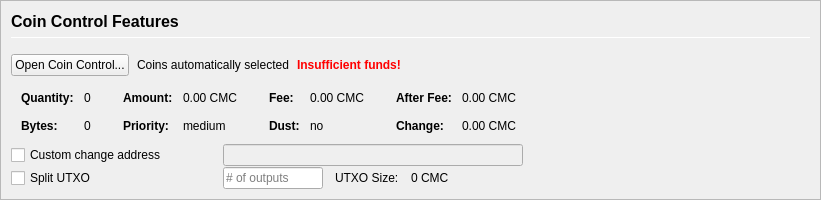
         <widget class="QFrame" name="frameCoinControl">
          <property name="sizePolicy">
           <sizepolicy hsizetype="Expanding" vsizetype="Expanding">
            <horstretch>0</horstretch>
            <verstretch>0</verstretch>
           </sizepolicy>
          </property>
          <property name="maximumSize">
           <size>
            <width>16777215</width>
            <height>16777215</height>
           </size>
          </property>
          <property name="frameShape">
           <enum>QFrame::StyledPanel</enum>
          </property>
          <property name="frameShadow">
           <enum>QFrame::Sunken</enum>
          </property>
          <layout class="QVBoxLayout" name="verticalLayoutCoinControl2">
           <property name="spacing">
            <number>0</number>
           </property>
           <property name="leftMargin">
            <number>0</number>
           </property>
           <property name="topMargin">
            <number>0</number>
           </property>
           <property name="rightMargin">
            <number>0</number>
           </property>
           <property name="bottomMargin">
            <number>0</number>
           </property>
           <item>
            <widget class="QFrame" name="frameCoinControl_BG">
             <layout class="QVBoxLayout" name="verticalLayoutCoinControl" stretch="0,0,0,0,0,0">
              <property name="spacing">
               <number>1</number>
              </property>
              <property name="leftMargin">
               <number>10</number>
              </property>
              <property name="topMargin">
               <number>10</number>
              </property>
              <item>
               <layout class="QHBoxLayout" name="horizontalLayoutCoinControl1">
                <property name="bottomMargin">
                 <number>15</number>
                </property>
                <item>
                 <layout class="QVBoxLayout" name="verticalLayout_3">
                  <property name="spacing">
                   <number>6</number>
                  </property>
                  <item>
                   <widget class="QLabel" name="labelCoinControlFeatures">
                    <property name="sizePolicy">
                     <sizepolicy hsizetype="Preferred" vsizetype="Maximum">
                      <horstretch>0</horstretch>
                      <verstretch>0</verstretch>
                     </sizepolicy>
                    </property>
                    <property name="minimumSize">
                     <size>
                      <width>0</width>
                      <height>20</height>
                     </size>
                    </property>
                    <property name="font">
                     <font>
                      <pointsize>12</pointsize>
                      <weight>75</weight>
                      <bold>true</bold>
                     </font>
                    </property>
                    <property name="styleSheet">
                     <string notr="true">font-weight:bold;</string>
                    </property>
                    <property name="text">
                     <string>Coin Control Features</string>
                    </property>
                   </widget>
                  </item>
                  <item>
                   <widget class="Line" name="line">
                    <property name="minimumSize">
                     <size>
                      <width>0</width>
                      <height>1</height>
                     </size>
                    </property>
                    <property name="maximumSize">
                     <size>
                      <width>16777215</width>
                      <height>1</height>
                     </size>
                    </property>
                    <property name="orientation">
                     <enum>Qt::Horizontal</enum>
                    </property>
                   </widget>
                  </item>
                 </layout>
                </item>
               </layout>
              </item>
              <item>
               <layout class="QHBoxLayout" name="horizontalLayoutCoinControl2" stretch="0,0,0,0">
                <property name="spacing">
                 <number>8</number>
                </property>
                <property name="bottomMargin">
                 <number>10</number>
                </property>
                <item>
                 <widget class="QPushButton" name="pushButtonCoinControl">
                  <property name="styleSheet">
                   <string notr="true"/>
                  </property>
                  <property name="text">
                   <string>Open Coin Control...</string>
                  </property>
                  <property name="autoDefault">
                   <bool>false</bool>
                  </property>
                 </widget>
                </item>
                <item>
                 <widget class="QLabel" name="labelCoinControlAutomaticallySelected">
                  <property name="text">
                   <string>Coins automatically selected</string>
                  </property>
                  <property name="margin">
                   <number>5</number>
                  </property>
                 </widget>
                </item>
                <item>
                 <widget class="QLabel" name="labelCoinControlInsuffFunds">
                  <property name="font">
                   <font>
                    <weight>75</weight>
                    <bold>true</bold>
                   </font>
                  </property>
                  <property name="styleSheet">
                   <string notr="true">color:red;font-weight:bold;</string>
                  </property>
                  <property name="text">
                   <string>Insufficient funds!</string>
                  </property>
                  <property name="margin">
                   <number>5</number>
                  </property>
                 </widget>
                </item>
                <item>
                 <spacer name="horizontalSpacerCoinControl">
                  <property name="orientation">
                   <enum>Qt::Horizontal</enum>
                  </property>
                  <property name="sizeHint" stdset="0">
                   <size>
                    <width>40</width>
                    <height>1</height>
                   </size>
                  </property>
                 </spacer>
                </item>
               </layout>
              </item>
              <item>
               <widget class="QWidget" name="widgetCoinControl" native="true">
                <property name="sizePolicy">
                 <sizepolicy hsizetype="Preferred" vsizetype="Preferred">
                  <horstretch>0</horstretch>
                  <verstretch>0</verstretch>
                 </sizepolicy>
                </property>
                <property name="minimumSize">
                 <size>
                  <width>0</width>
                  <height>0</height>
                 </size>
                </property>
                <property name="styleSheet">
                 <string notr="true"/>
                </property>
                <layout class="QHBoxLayout" name="horizontalLayoutCoinControl5">
                 <property name="leftMargin">
                  <number>0</number>
                 </property>
                 <property name="topMargin">
                  <number>0</number>
                 </property>
                 <property name="rightMargin">
                  <number>0</number>
                 </property>
                 <property name="bottomMargin">
                  <number>0</number>
                 </property>
                 <item>
                  <layout class="QHBoxLayout" name="horizontalLayoutCoinControl3" stretch="0,0,0,1">
                   <property name="spacing">
                    <number>20</number>
                   </property>
                   <property name="topMargin">
                    <number>0</number>
                   </property>
                   <property name="bottomMargin">
                    <number>10</number>
                   </property>
                   <item>
                    <layout class="QFormLayout" name="formLayoutCoinControl1">
                     <property name="horizontalSpacing">
                      <number>10</number>
                     </property>
                     <property name="verticalSpacing">
                      <number>14</number>
                     </property>
                     <property name="leftMargin">
                      <number>10</number>
                     </property>
                     <property name="topMargin">
                      <number>4</number>
                     </property>
                     <property name="rightMargin">
                      <number>6</number>
                     </property>
                     <item row="0" column="0">
                      <widget class="QLabel" name="labelCoinControlQuantityText">
                       <property name="font">
                        <font>
                         <weight>75</weight>
                         <bold>true</bold>
                        </font>
                       </property>
                       <property name="text">
                        <string>Quantity:</string>
                       </property>
                       <property name="margin">
                        <number>0</number>
                       </property>
                      </widget>
                     </item>
                     <item row="0" column="1">
                      <widget class="QLabel" name="labelCoinControlQuantity">
                       <property name="cursor">
                        <cursorShape>IBeamCursor</cursorShape>
                       </property>
                       <property name="contextMenuPolicy">
                        <enum>Qt::ActionsContextMenu</enum>
                       </property>
                       <property name="text">
                        <string notr="true">0</string>
                       </property>
                       <property name="margin">
                        <number>0</number>
                       </property>
                       <property name="textInteractionFlags">
                        <set>Qt::LinksAccessibleByMouse|Qt::TextSelectableByKeyboard|Qt::TextSelectableByMouse</set>
                       </property>
                      </widget>
                     </item>
                     <item row="1" column="0">
                      <widget class="QLabel" name="labelCoinControlBytesText">
                       <property name="font">
                        <font>
                         <weight>75</weight>
                         <bold>true</bold>
                        </font>
                       </property>
                       <property name="text">
                        <string>Bytes:</string>
                       </property>
                      </widget>
                     </item>
                     <item row="1" column="1">
                      <widget class="QLabel" name="labelCoinControlBytes">
                       <property name="cursor">
                        <cursorShape>IBeamCursor</cursorShape>
                       </property>
                       <property name="contextMenuPolicy">
                        <enum>Qt::ActionsContextMenu</enum>
                       </property>
                       <property name="text">
                        <string notr="true">0</string>
                       </property>
                       <property name="textInteractionFlags">
                        <set>Qt::LinksAccessibleByMouse|Qt::TextSelectableByKeyboard|Qt::TextSelectableByMouse</set>
                       </property>
                      </widget>
                     </item>
                    </layout>
                   </item>
                   <item>
                    <layout class="QFormLayout" name="formLayoutCoinControl2">
                     <property name="horizontalSpacing">
                      <number>10</number>
                     </property>
                     <property name="verticalSpacing">
                      <number>14</number>
                     </property>
                     <property name="leftMargin">
                      <number>6</number>
                     </property>
                     <property name="topMargin">
                      <number>4</number>
                     </property>
                     <property name="rightMargin">
                      <number>6</number>
                     </property>
                     <item row="0" column="0">
                      <widget class="QLabel" name="labelCoinControlAmountText">
                       <property name="font">
                        <font>
                         <weight>75</weight>
                         <bold>true</bold>
                        </font>
                       </property>
                       <property name="text">
                        <string>Amount:</string>
                       </property>
                       <property name="margin">
                        <number>0</number>
                       </property>
                      </widget>
                     </item>
                     <item row="0" column="1">
                      <widget class="QLabel" name="labelCoinControlAmount">
                       <property name="cursor">
                        <cursorShape>IBeamCursor</cursorShape>
                       </property>
                       <property name="contextMenuPolicy">
                        <enum>Qt::ActionsContextMenu</enum>
                       </property>
                       <property name="text">
                        <string notr="true">0.00 CMC</string>
                       </property>
                       <property name="textInteractionFlags">
                        <set>Qt::LinksAccessibleByMouse|Qt::TextSelectableByKeyboard|Qt::TextSelectableByMouse</set>
                       </property>
                      </widget>
                     </item>
                     <item row="1" column="0">
                      <widget class="QLabel" name="labelCoinControlPriorityText">
                       <property name="font">
                        <font>
                         <weight>75</weight>
                         <bold>true</bold>
                        </font>
                       </property>
                       <property name="text">
                        <string>Priority:</string>
                       </property>
                      </widget>
                     </item>
                     <item row="1" column="1">
                      <widget class="QLabel" name="labelCoinControlPriority">
                       <property name="cursor">
                        <cursorShape>IBeamCursor</cursorShape>
                       </property>
                       <property name="contextMenuPolicy">
                        <enum>Qt::ActionsContextMenu</enum>
                       </property>
                       <property name="text">
                        <string>medium</string>
                       </property>
                       <property name="textInteractionFlags">
                        <set>Qt::LinksAccessibleByMouse|Qt::TextSelectableByKeyboard|Qt::TextSelectableByMouse</set>
                       </property>
                      </widget>
                     </item>
                    </layout>
                   </item>
                   <item>
                    <layout class="QFormLayout" name="formLayoutCoinControl3">
                     <property name="horizontalSpacing">
                      <number>10</number>
                     </property>
                     <property name="verticalSpacing">
                      <number>14</number>
                     </property>
                     <property name="leftMargin">
                      <number>6</number>
                     </property>
                     <property name="topMargin">
                      <number>4</number>
                     </property>
                     <property name="rightMargin">
                      <number>6</number>
                     </property>
                     <item row="0" column="0">
                      <widget class="QLabel" name="labelCoinControlFeeText">
                       <property name="font">
                        <font>
                         <weight>75</weight>
                         <bold>true</bold>
                        </font>
                       </property>
                       <property name="text">
                        <string>Fee:</string>
                       </property>
                       <property name="margin">
                        <number>0</number>
                       </property>
                      </widget>
                     </item>
                     <item row="0" column="1">
                      <widget class="QLabel" name="labelCoinControlFee">
                       <property name="cursor">
                        <cursorShape>IBeamCursor</cursorShape>
                       </property>
                       <property name="contextMenuPolicy">
                        <enum>Qt::ActionsContextMenu</enum>
                       </property>
                       <property name="text">
                        <string notr="true">0.00 CMC</string>
                       </property>
                       <property name="textInteractionFlags">
                        <set>Qt::LinksAccessibleByMouse|Qt::TextSelectableByKeyboard|Qt::TextSelectableByMouse</set>
                       </property>
                      </widget>
                     </item>
                     <item row="1" column="0">
                      <widget class="QLabel" name="labelCoinControlLowOutputText">
                       <property name="font">
                        <font>
                         <weight>75</weight>
                         <bold>true</bold>
                        </font>
                       </property>
                       <property name="text">
                        <string>Dust:</string>
                       </property>
                      </widget>
                     </item>
                     <item row="1" column="1">
                      <widget class="QLabel" name="labelCoinControlLowOutput">
                       <property name="cursor">
                        <cursorShape>IBeamCursor</cursorShape>
                       </property>
                       <property name="contextMenuPolicy">
                        <enum>Qt::ActionsContextMenu</enum>
                       </property>
                       <property name="text">
                        <string>no</string>
                       </property>
                       <property name="textInteractionFlags">
                        <set>Qt::LinksAccessibleByMouse|Qt::TextSelectableByKeyboard|Qt::TextSelectableByMouse</set>
                       </property>
                      </widget>
                     </item>
                    </layout>
                   </item>
                   <item>
                    <layout class="QFormLayout" name="formLayoutCoinControl4">
                     <property name="horizontalSpacing">
                      <number>10</number>
                     </property>
                     <property name="verticalSpacing">
                      <number>14</number>
                     </property>
                     <property name="leftMargin">
                      <number>6</number>
                     </property>
                     <property name="topMargin">
                      <number>4</number>
                     </property>
                     <property name="rightMargin">
                      <number>6</number>
                     </property>
                     <item row="0" column="0">
                      <widget class="QLabel" name="labelCoinControlAfterFeeText">
                       <property name="font">
                        <font>
                         <weight>75</weight>
                         <bold>true</bold>
                        </font>
                       </property>
                       <property name="text">
                        <string>After Fee:</string>
                       </property>
                       <property name="margin">
                        <number>0</number>
                       </property>
                      </widget>
                     </item>
                     <item row="0" column="1">
                      <widget class="QLabel" name="labelCoinControlAfterFee">
                       <property name="cursor">
                        <cursorShape>IBeamCursor</cursorShape>
                       </property>
                       <property name="contextMenuPolicy">
                        <enum>Qt::ActionsContextMenu</enum>
                       </property>
                       <property name="text">
                        <string notr="true">0.00 CMC</string>
                       </property>
                       <property name="textInteractionFlags">
                        <set>Qt::LinksAccessibleByMouse|Qt::TextSelectableByKeyboard|Qt::TextSelectableByMouse</set>
                       </property>
                      </widget>
                     </item>
                     <item row="1" column="0">
                      <widget class="QLabel" name="labelCoinControlChangeText">
                       <property name="font">
                        <font>
                         <weight>75</weight>
                         <bold>true</bold>
                        </font>
                       </property>
                       <property name="text">
                        <string>Change:</string>
                       </property>
                      </widget>
                     </item>
                     <item row="1" column="1">
                      <widget class="QLabel" name="labelCoinControlChange">
                       <property name="cursor">
                        <cursorShape>IBeamCursor</cursorShape>
                       </property>
                       <property name="contextMenuPolicy">
                        <enum>Qt::ActionsContextMenu</enum>
                       </property>
                       <property name="text">
                        <string notr="true">0.00 CMC</string>
                       </property>
                       <property name="textInteractionFlags">
                        <set>Qt::LinksAccessibleByMouse|Qt::TextSelectableByKeyboard|Qt::TextSelectableByMouse</set>
                       </property>
                      </widget>
                     </item>
                    </layout>
                   </item>
                  </layout>
                 </item>
                </layout>
               </widget>
              </item>
              <item>
               <layout class="QHBoxLayout" name="horizontalLayoutCoinControl4">
                <property name="spacing">
                 <number>12</number>
                </property>
                <property name="sizeConstraint">
                 <enum>QLayout::SetDefaultConstraint</enum>
                </property>
                <property name="topMargin">
                 <number>0</number>
                </property>
                <property name="rightMargin">
                 <number>0</number>
                </property>
                <item>
                 <widget class="QCheckBox" name="checkBoxCoinControlChange">
                  <property name="sizePolicy">
                   <sizepolicy hsizetype="Preferred" vsizetype="Preferred">
                    <horstretch>0</horstretch>
                    <verstretch>0</verstretch>
                   </sizepolicy>
                  </property>
                  <property name="minimumSize">
                   <size>
                    <width>200</width>
                    <height>0</height>
                   </size>
                  </property>
                  <property name="maximumSize">
                   <size>
                    <width>200</width>
                    <height>16777215</height>
                   </size>
                  </property>
                  <property name="toolTip">
                   <string>If this is activated, but the change address is empty or invalid, change will be sent to a newly generated address.</string>
                  </property>
                  <property name="text">
                   <string>Custom change address</string>
                  </property>
                 </widget>
                </item>
                <item>
                 <widget class="QValidatedLineEdit" name="lineEditCoinControlChange">
                  <property name="enabled">
                   <bool>false</bool>
                  </property>
                  <property name="sizePolicy">
                   <sizepolicy hsizetype="Preferred" vsizetype="Preferred">
                    <horstretch>0</horstretch>
                    <verstretch>0</verstretch>
                   </sizepolicy>
                  </property>
                  <property name="minimumSize">
                   <size>
                    <width>300</width>
                    <height>0</height>
                   </size>
                  </property>
                 </widget>
                </item>
                <item>
                 <widget class="QLabel" name="labelCoinControlChangeLabel">
                  <property name="sizePolicy">
                   <sizepolicy hsizetype="Preferred" vsizetype="Preferred">
                    <horstretch>0</horstretch>
                    <verstretch>0</verstretch>
                   </sizepolicy>
                  </property>
                  <property name="minimumSize">
                   <size>
                    <width>100</width>
                    <height>0</height>
                   </size>
                  </property>
                  <property name="text">
                   <string/>
                  </property>
                  <property name="margin">
                   <number>3</number>
                  </property>
                 </widget>
                </item>
               </layout>
              </item>
              <item>
               <layout class="QHBoxLayout" name="horizontalLayoutCoinControl6">
                <property name="spacing">
                 <number>12</number>
                </property>
                <property name="rightMargin">
                 <number>0</number>
                </property>
                <item>
                 <widget class="QCheckBox" name="splitBlockCheckBox">
                  <property name="sizePolicy">
                   <sizepolicy hsizetype="Preferred" vsizetype="Preferred">
                    <horstretch>0</horstretch>
                    <verstretch>0</verstretch>
                   </sizepolicy>
                  </property>
                  <property name="minimumSize">
                   <size>
                    <width>200</width>
                    <height>0</height>
                   </size>
                  </property>
                  <property name="maximumSize">
                   <size>
                    <width>200</width>
                    <height>16777215</height>
                   </size>
                  </property>
                  <property name="text">
                   <string>Split UTXO</string>
                  </property>
                 </widget>
                </item>
                <item>
                 <widget class="QLineEdit" name="splitBlockLineEdit">
                  <property name="sizePolicy">
                   <sizepolicy hsizetype="Preferred" vsizetype="Preferred">
                    <horstretch>50</horstretch>
                    <verstretch>0</verstretch>
                   </sizepolicy>
                  </property>
                  <property name="minimumSize">
                   <size>
                    <width>100</width>
                    <height>0</height>
                   </size>
                  </property>
                  <property name="maximumSize">
                   <size>
                    <width>100</width>
                    <height>16777215</height>
                   </size>
                  </property>
                  <property name="placeholderText">
                   <string># of outputs</string>
                  </property>
                 </widget>
                </item>
                <item>
                 <widget class="QLabel" name="labelBlockSizeText">
                  <property name="text">
                   <string>UTXO Size:</string>
                  </property>
                 </widget>
                </item>
                <item>
                 <widget class="QLabel" name="labelBlockSize">
                  <property name="text">
                   <string>0 CMC</string>
                  </property>
                 </widget>
                </item>
                <item>
                 <spacer name="horizontalSpacer_7">
                  <property name="orientation">
                   <enum>Qt::Horizontal</enum>
                  </property>
                  <property name="sizeHint" stdset="0">
                   <size>
                    <width>40</width>
                    <height>20</height>
                   </size>
                  </property>
                 </spacer>
                </item>
               </layout>
              </item>
              <item>
               <spacer name="verticalSpacerCoinControl">
                <property name="orientation">
                 <enum>Qt::Vertical</enum>
                </property>
                <property name="sizeHint" stdset="0">
                 <size>
                  <width>800</width>
                  <height>1</height>
                 </size>
                </property>
               </spacer>
              </item>
             </layout>
            </widget>
           </item>
          </layout>
         </widget>
